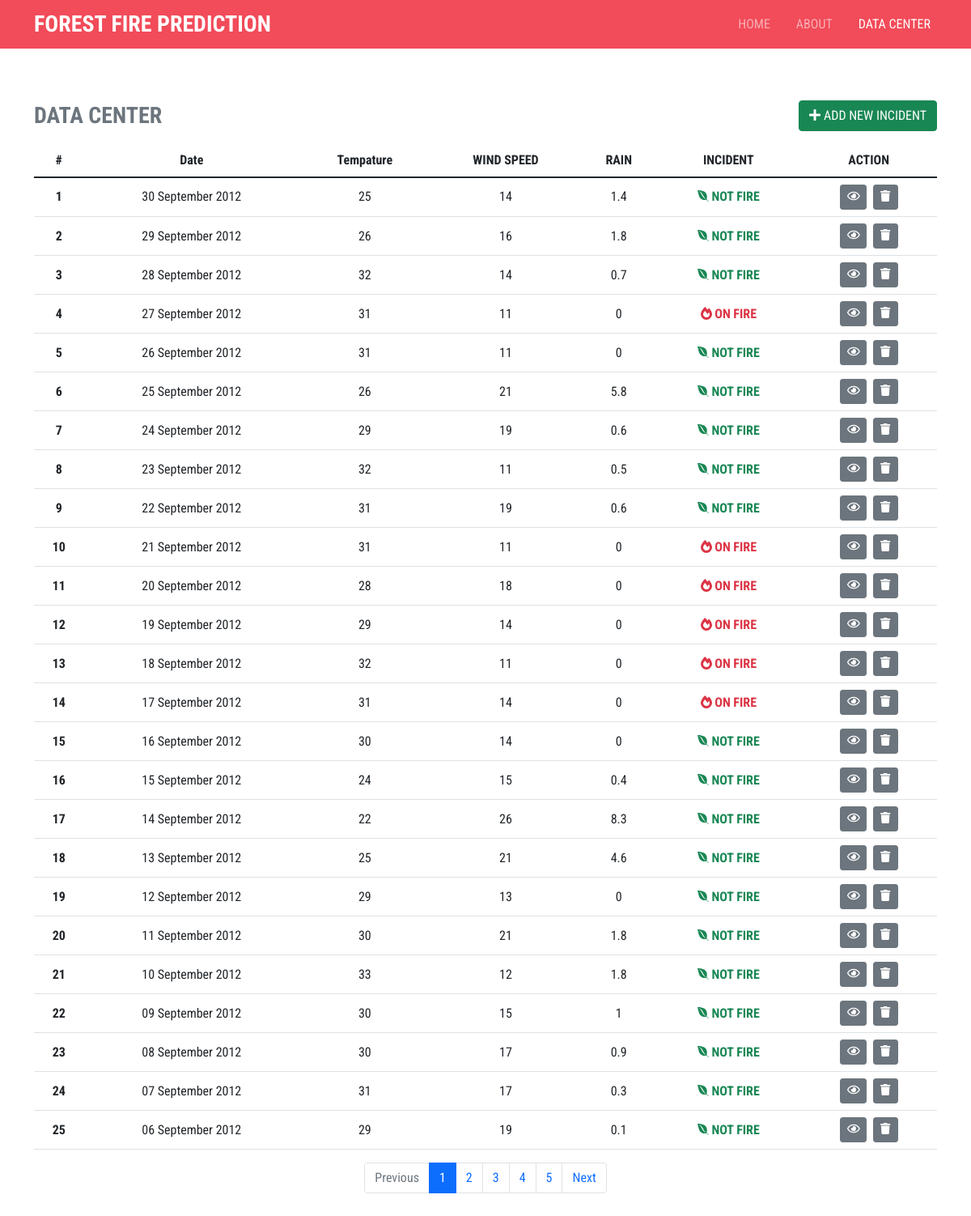
/datacenter.php, run on the app's committed database.
### tables this page shows
CREATE TABLE IF NOT EXISTS `datacenter` (
  `id` int(11) NOT NULL AUTO_INCREMENT,
  `tanggal` date NOT NULL,
  `temprature` float NOT NULL,
  `rm` float NOT NULL,
  `windspeed` float NOT NULL,
  `rain` float NOT NULL,
  `ffmc` float NOT NULL,
  `dmc` float NOT NULL,
  `dc` float NOT NULL,
  `isi` float NOT NULL,
  `bui` float NOT NULL,
  `fwi` float NOT NULL,
  `incident` varchar(256) NOT NULL,
  PRIMARY KEY (`id`)
);

### system.php (called while the page is built, shortened)
<?php
$con = mysqli_connect("localhost", "root", "", "kebakaran-nn") or die("Koneksi Gagal !!");
function query($sql): array
{
    global $con;
    $query = mysqli_query($con, $sql);
    $rows = array();
    while ($arr = mysqli_fetch_row($query)) {
        $rows[] = $arr;
    }
    return $rows;
}

### datacenter.php (the view, shortened to what this page needs)
<!doctype html>
<html lang="en">
<head>
  <link href="https://cdn.jsdelivr.net/npm/bootstrap@5.1.3/dist/css/bootstrap.min.css" rel="stylesheet">
  <link rel="stylesheet" href="app.css">
</head>
<body>
  <?php
  $tittle = "datacenter";
  include "./template/navbar.php";
  include "./system.php";
  $allData = query("SELECT id,tanggal,temprature,windspeed,rain,incident FROM datacenter ORDER BY tanggal DESC");
  $jumDataHlm = 25;
  $totalData = count($allData);
  $jumHlm = ceil($totalData / $jumDataHlm);
  $hlmActive = (isset($_GET["page"])) ? $_GET['page'] : 1;
  $awalData = ($jumDataHlm * $hlmActive) - $jumDataHlm;
  $dataPerHlm = query("SELECT id,tanggal,temprature,windspeed,rain,incident FROM datacenter ORDER BY tanggal DESC LIMIT $awalData,$jumDataHlm");
  ?>
  <div class="container">
    <div class="row justify-content-center my-4">
      <div class="col-md-12 mt-4 overflow-auto">
        <div class="d-flex justify-content-between align-items-center my-3">
          <h3 class="m-0 fw-bold text-secondary">DATA CENTER</h3>
          <a href="add.php" class="btn btn-success"><i class="fas fa-plus"></i> ADD NEW INCIDENT</a>
        </div>
        <table class="table text-center align-middle">
          <thead>
            <tr class="align-middle">
              <th scope="col">#</th>
              <th scope="col">Date</th>
              <th scope="col">Tempature</th>
              <th scope="col">WIND SPEED</th>
              <th scope="col">RAIN</th>
              <th scope="col">INCIDENT</th>
              <th scope="col">ACTION</th>
            </tr>
          </thead>
          <tbody>
            <?php foreach ($dataPerHlm as $key => $data) { ?>
              <tr>
                <th scope="row"><?= $awalData + 1 ?></th>
                <td><?= date_format(date_create($data[1]), "d F Y"); ?></td>
                <td><?= $data[2]; ?></td>
                <td><?= $data[3]; ?></td>
                <td><?= $data[4] ?></td>
                <?= $data[5] == 0 ? '<td class="text-success fw-bold"><i class="fab fa-envira"></i> NOT FIRE</td>' : '<td class="text-danger fw-bold"><i class="fas fa-fire-alt"></i> ON FIRE</td>'; ?>
                <td class="d-flex gap-2 justify-content-center">
                  <a href="detail.php?i=<?= $data[0]; ?>" class="btn btn-secondary btn-sm"><i class="far fa-eye"></i></a>
                  <form action="" method="POST">
                    <button type="submit" name="del" class="btn btn-secondary btn-sm" onclick="return confirm('Are you sure, want to delete this incident?')">
                      <i class="fas fa-trash"></i>
                    </button>
                  </form>
                </td>
              </tr>
            <?php $awalData++;
            } ?>
          </tbody>
        </table>
        <div class="d-flex justify-content-center">
          <nav aria-label="...">
            <ul class="pagination">
              <li class="page-item <?= ($hlmActive - 1 == 0) ? ' disabled' : ''; ?>">
                <a class="page-link" href="datacenter.php?page=<?= $hlmActive - 1; ?>">Previous</a>
              </li>
              <?php
              for ($i = 1; $i <= $jumHlm; $i++) {
                if ($hlmActive == $i) {
                  $active = " active";
                } else {
                  $active = "";
                }
                echo '<li class="page-item' . $active . ' "><a class="page-link" href="datacenter.php?page=' . $i . '">' . $i . '</a></li>';
              }
              ?>
              <li class="page-item<?= ($hlmActive == $jumHlm) ? ' disabled' : ''; ?>">
                <a class="page-link" href="datacenter.php?page=<?= $hlmActive + 1; ?>">Next</a>
              </li>
            </ul>
          </nav>
        </div>
      </div>
    </div>
  </div>
</body>
</html>

### template/navbar.php (shortened to what this page needs)
<nav class="navbar navbar-expand-lg navbar-dark">
  <div class="container">
    <a class="navbar-brand" href="main.php">
      <h3 class="fw-bold m-0">FOREST FIRE PREDICTION</h3>
    </a>
    <div class="collapse navbar-collapse" id="navbarSupportedContent">
      <ul class="navbar-nav ms-auto mb-2 mb-lg-0 gap-3">
        <li class="nav-item">
          <a class="nav-link <?=@$tittle == 'home' ? 'active' : '';?>" aria-current="page" href="index.php">HOME</a>
        </li>
        <li class="nav-item">
          <a class="nav-link <?=@$tittle == 'about' ? 'active' : '';?>" href="about.php">ABOUT</a>
        </li>
        <li class="nav-item">
          <a class="nav-link <?=@$tittle == 'datacenter' ? 'active' : '';?>" href="datacenter.php">DATA CENTER</a>
        </li>
    </div>
  </div>
</nav>

### app.css (style rules this page uses)
* { font-family: 'Roboto Condensed', sans-serif !important; }
.navbar { background: #f24b59 !important; }

### data on the page
datacenter: tanggal "30 September 2012", temprature "25", windspeed "14", rain "1.4", incident "0" (drawn)
datacenter: tanggal "29 September 2012", temprature "26", windspeed "16", rain "1.8", incident "0" (drawn)
datacenter: tanggal "28 September 2012", temprature "32", windspeed "14", rain "0.7", incident "0" (drawn)
datacenter: tanggal "27 September 2012", temprature "31", windspeed "11", rain "0", incident "1" (drawn)
datacenter: tanggal "26 September 2012", temprature "31", windspeed "11", rain "0", incident "0" (drawn)
datacenter: tanggal "25 September 2012", temprature "26", windspeed "21", rain "5.8", incident "0" (drawn)
datacenter: tanggal "24 September 2012", temprature "29", windspeed "19", rain "0.6", incident "0" (drawn)
datacenter: tanggal "23 September 2012", temprature "32", windspeed "11", rain "0.5", incident "0" (drawn)
datacenter: tanggal "22 September 2012", temprature "31", windspeed "19", rain "0.6", incident "0" (drawn)
datacenter: tanggal "21 September 2012", temprature "31", windspeed "11", rain "0", incident "1" (drawn)
datacenter: tanggal "20 September 2012", temprature "28", windspeed "18", rain "0", incident "1" (drawn)
datacenter: tanggal "19 September 2012", temprature "29", windspeed "14", rain "0", incident "1" (drawn)
datacenter: tanggal "18 September 2012", temprature "32", windspeed "11", rain "0", incident "1" (drawn)
datacenter: tanggal "17 September 2012", temprature "31", windspeed "14", rain "0", incident "1" (drawn)
datacenter: tanggal "16 September 2012", temprature "30", windspeed "14", rain "0", incident "0" (drawn)
datacenter: tanggal "15 September 2012", temprature "24", windspeed "15", rain "0.4", incident "0" (drawn)
datacenter: tanggal "14 September 2012", temprature "22", windspeed "26", rain "8.3", incident "0" (drawn)
datacenter: tanggal "13 September 2012", temprature "25", windspeed "21", rain "4.6", incident "0" (drawn)
datacenter: tanggal "12 September 2012", temprature "29", windspeed "13", rain "0", incident "0" (drawn)
datacenter: tanggal "11 September 2012", temprature "30", windspeed "21", rain "1.8", incident "0" (drawn)
datacenter: tanggal "10 September 2012", temprature "33", windspeed "12", rain "1.8", incident "0" (drawn)
datacenter: tanggal "09 September 2012", temprature "30", windspeed "15", rain "1", incident "0" (drawn)
datacenter: tanggal "08 September 2012", temprature "30", windspeed "17", rain "0.9", incident "0" (drawn)
datacenter: tanggal "07 September 2012", temprature "31", windspeed "17", rain "0.3", incident "0" (drawn)
datacenter: tanggal "06 September 2012", temprature "29", windspeed "19", rain "0.1", incident "0" (drawn)
